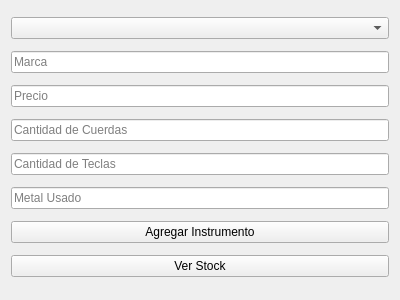
<?xml version="1.0" encoding="UTF-8"?>
<ui version="4.0">
 <class>Formulario</class>
 <widget class="QWidget" name="Formulario">
  <property name="geometry">
   <rect>
    <x>0</x>
    <y>0</y>
    <width>400</width>
    <height>300</height>
   </rect>
  </property>
  <property name="windowTitle">
   <string>Formulario</string>
  </property>
  <layout class="QVBoxLayout" name="verticalLayout">
   <item>
    <widget class="QComboBox" name="instrumentoComboBox"/>
   </item>
   <item>
    <widget class="QLineEdit" name="marcaLineEdit">
     <property name="placeholderText">
      <string>Marca</string>
     </property>
    </widget>
   </item>
   <item>
    <widget class="QLineEdit" name="precioLineEdit">
     <property name="placeholderText">
      <string>Precio</string>
     </property>
    </widget>
   </item>
   <item>
    <widget class="QLineEdit" name="cuerdasLineEdit">
     <property name="placeholderText">
      <string>Cantidad de Cuerdas</string>
     </property>
    </widget>
   </item>
   <item>
    <widget class="QLineEdit" name="teclasLineEdit">
     <property name="placeholderText">
      <string>Cantidad de Teclas</string>
     </property>
    </widget>
   </item>
   <item>
    <widget class="QLineEdit" name="metalLineEdit">
     <property name="placeholderText">
      <string>Metal Usado</string>
     </property>
    </widget>
   </item>
   <item>
    <widget class="QPushButton" name="agregarButton">
     <property name="text">
      <string>Agregar Instrumento</string>
     </property>
    </widget>
   </item>
   <item>
    <widget class="QPushButton" name="verStockButton">
     <property name="text">
      <string>Ver Stock</string>
     </property>
    </widget>
   </item>
  </layout>
 </widget>
 <resources/>
 <connections/>
</ui>
